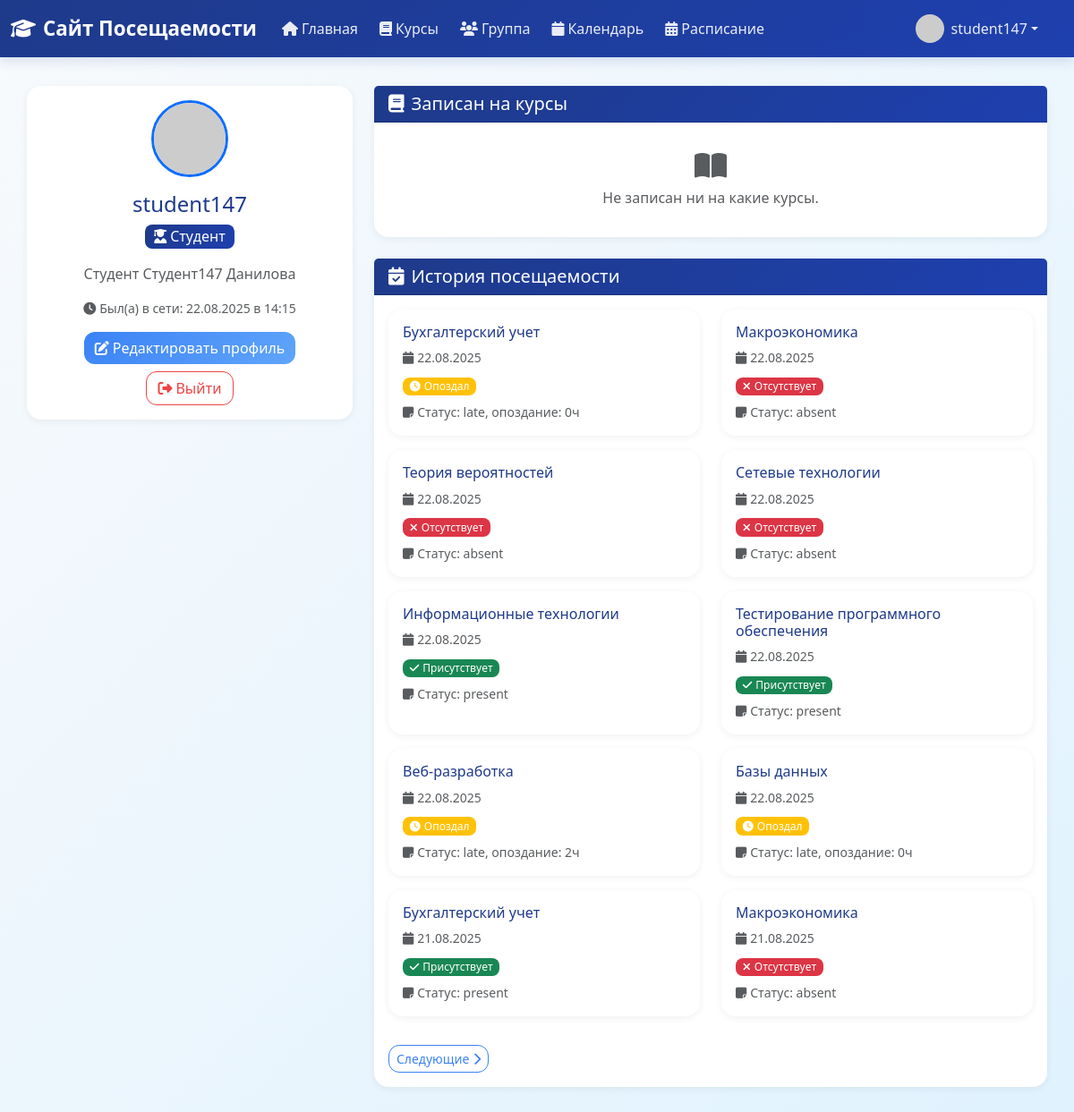
/user/student147 (signed in), run on the app's committed database.
### app/models.py (models this page shows, shortened)
class User(UserMixin, db.Model):
    id: so.Mapped[int] = so.mapped_column(primary_key=True)
    username: so.Mapped[str] = so.mapped_column(sa.String(64), index=True, unique=True)
    email: so.Mapped[str] = so.mapped_column(sa.String(120), index=True, unique=True)
    password_hash: so.Mapped[Optional[str]] = so.mapped_column(sa.String(256))
    role: so.Mapped[str] = so.mapped_column(sa.String(20), default='student')
    about_me: so.Mapped[Optional[str]] = so.mapped_column(sa.String(140))
    last_seen: so.Mapped[Optional[datetime]] = so.mapped_column(default=lambda: datetime.now(timezone.utc))
    sent_messages: so.Mapped[List['Message']] = so.relationship(
        'Message',
        foreign_keys='Message.sender_id',
        back_populates='sender'
    )
    received_messages: so.Mapped[List['Message']] = so.relationship(
        'Message',
        foreign_keys='Message.recipient_id',
        back_populates='recipient'
    )
    teaching_courses: so.Mapped[List['Course']] = so.relationship(
        secondary=teacher_course_association,
        back_populates='teachers',
        collection_class=list
    )
    enrolled_courses: so.Mapped[List['Course']] = so.relationship(
        secondary=student_course_association,
        back_populates='students',
        collection_class=list,
        lazy='joined'
    )
    favorite_courses: so.Mapped[List['Course']] = so.relationship(
        secondary=user_favorites_association,
        back_populates='favorited_by',
        collection_class=list
    )
    group: so.Mapped[Optional['Group']] = so.relationship(
        secondary=student_group_association,
        back_populates='students',
        uselist=False
    )
    attendance_records: so.WriteOnlyMapped['AttendanceRecord'] = so.relationship(
        back_populates='student',
        cascade="all, delete-orphan"
    )
    news_posts: so.Mapped[List['News']] = so.relationship(
        back_populates='author',
        cascade="all, delete-orphan"
    )
    def avatar(self, size: int) -> str:
        digest = md5(self.email.lower().encode('utf-8')).hexdigest()
        return f'https://www.gravatar.com/avatar/{digest}?d=identicon&s={size}'

class Course(db.Model):
    id: so.Mapped[int] = so.mapped_column(primary_key=True)
    name: so.Mapped[str] = so.mapped_column(sa.String(100), unique=True, index=True)
    description: so.Mapped[Optional[str]] = so.mapped_column(sa.String(256))
    teachers: so.Mapped[List['User']] = so.relationship(
        secondary=teacher_course_association,
        back_populates='teaching_courses',
        collection_class=list
    )
    students: so.Mapped[List['User']] = so.relationship(
        secondary=student_course_association,
        back_populates='enrolled_courses',
        collection_class=list,
        lazy='joined'
    )
    favorited_by: so.Mapped[List['User']] = so.relationship(
        secondary=user_favorites_association,
        back_populates='favorite_courses',
        collection_class=list
    )
    attendance_records: so.WriteOnlyMapped['AttendanceRecord'] = so.relationship(
        back_populates='course',
        cascade="all, delete-orphan"
    )

class AttendanceRecord(db.Model):
    id: so.Mapped[int] = so.mapped_column(primary_key=True)
    student_id: so.Mapped[int] = so.mapped_column(sa.ForeignKey('user.id'), index=True)
    student: so.Mapped['User'] = so.relationship(back_populates='attendance_records')
    course_id: so.Mapped[int] = so.mapped_column(sa.ForeignKey('course.id'), index=True)
    course: so.Mapped['Course'] = so.relationship(back_populates='attendance_records')
    date: so.Mapped[datetime] = so.mapped_column(index=True, default=lambda: datetime.now(timezone.utc))
    status: so.Mapped[str] = so.mapped_column(sa.String(20), default='present')
    notes: so.Mapped[Optional[str]] = so.mapped_column(sa.String(256))

### app/routes.py (the view, shortened to what this page needs)
@app.route('/user/<username>')
@login_required
def user(username):
    user = db.first_or_404(sa.select(User).where(User.username == username))
    page = request.args.get('page', 1, type=int)
    if user.role == 'student':
        attendance_query = sa.select(AttendanceRecord).where(
            AttendanceRecord.student_id == user.id
        ).order_by(AttendanceRecord.date.desc())
        attendance_pagination = db.paginate(
            attendance_query,
            page=page,
            per_page=current_app.config['ITEMS_PER_PAGE'],
            error_out=False
        )
        attendance_records = attendance_pagination.items
        next_url = url_for('user', username=username, page=attendance_pagination.next_num) \
            if attendance_pagination.has_next else None
        prev_url = url_for('user', username=username, page=attendance_pagination.prev_num) \
            if attendance_pagination.has_prev else None
        return render_template('user.html',
                             user=user,
                             attendance_records=attendance_records,
                             next_url=next_url,
                             prev_url=prev_url)

### app/templates/user.html (shortened to what this page needs)
{% extends "base.html" %}
{% block content %}
    <div class="profile-page">
    <div class="row">
        <div class="col-md-4">
            <div class="card border-0 shadow-sm text-center">
                <div class="card-body">
                    <div class="mb-3">
                        <img src="{{ user.avatar(128) }}" alt="Аватар" class="rounded-circle border border-3 border-primary">
                    </div>
                    <h2 class="h4 text-primary">{{ user.username }}</h2>
                    <span class="badge bg-primary fs-6 mb-2">
                        {% if user.role == 'student' %}
                            <i class="fas fa-user-graduate me-1"></i>Студент
                        {% else %}
                            <i class="fas fa-chalkboard-teacher me-1"></i>Преподаватель
                        {% endif %}
                    </span>
                    {% if user.about_me %}
                        <p class="text-muted mt-2">{{ user.about_me }}</p>
                    {% endif %}
                    {% if user.last_seen %}
                        <p class="text-muted small">
                            <i class="fas fa-clock me-1"></i>Был(а) в сети: {{ user.last_seen.strftime('%d.%m.%Y в %H:%M') }}
                        </p>
                    {% endif %}
                    {% if user == current_user %}
                        <a href="{{ url_for('edit_profile') }}" class="btn btn-primary mb-2">
                            <i class="fas fa-edit me-1"></i>Редактировать профиль
                        </a>
                        <div>
                            <a class="btn btn-outline-danger" href="{{ url_for('logout') }}">
                                <i class="fas fa-sign-out-alt me-1"></i>Выйти
                            </a>
                        </div>
                    {% endif %}
                </div>
            </div>
        </div>
        <div class="col-md-8">
            {% if user.role == 'student' %}
                <div class="card border-0 shadow-sm mb-4">
                    <div class="card-header bg-primary text-white">
                        <h3 class="h5 mb-0">
                            <i class="fas fa-book me-2"></i>Записан на курсы
                        </h3>
                    </div>
                    <div class="card-body">
                        {% if enrolled_courses %}
                            <div class="row">
                                {% for course in enrolled_courses %}
                                    <div class="col-md-6 mb-3">
                                        <div class="card course-card border-0 shadow-sm h-100">
                                            <div class="card-body text-center">
                                                <i class="fas fa-graduation-cap fa-2x text-primary mb-2"></i>
                                                <h5 class="card-title text-primary">{{ course.name }}</h5>
                                                {% if course.description %}
                                                    <p class="card-text text-muted small">{{ course.description }}</p>
                                                {% endif %}
                                            </div>
                                        </div>
                                    </div>
                                {% endfor %}
                            </div>
                        {% else %}
                            <div class="text-center py-3">
                                <i class="fas fa-book-open fa-2x text-muted mb-2"></i>
                                <p class="text-muted mb-0">Не записан ни на какие курсы.</p>
                            </div>
                        {% endif %}
                    </div>
                </div>
                <div class="card border-0 shadow-sm">
                    <div class="card-header bg-primary text-white">
                        <h3 class="h5 mb-0">
                            <i class="fas fa-calendar-check me-2"></i>История посещаемости
                        </h3>
                    </div>
                    <div class="card-body">
                        {% if attendance_records %}
                            <div class="row">
                                {% for record in attendance_records %}
                                    <div class="col-md-6 mb-3">
                                        <div class="card border-0 shadow-sm h-100">
                                            <div class="card-body">
                                                <h6 class="card-title text-primary">{{ record.course.name }}</h6>
                                                <p class="text-muted small mb-2">
                                                    <i class="fas fa-calendar me-1"></i>{{ record.date.strftime('%d.%m.%Y') }}
                                                </p>
                                                <div class="mb-2">
                                                    {% if record.status == 'present' %}
                                                        <span class="badge bg-success">
                                                            <i class="fas fa-check me-1"></i>Присутствует
                                                        </span>
                                                    {% elif record.status == 'absent' %}
                                                        <span class="badge bg-danger">
                                                            <i class="fas fa-times me-1"></i>Отсутствует
                                                        </span>
                                                    {% elif record.status == 'late' %}
                                                        <span class="badge bg-warning">
                                                            <i class="fas fa-clock me-1"></i>Опоздал
                                                        </span>
                                                    {% else %}
                                                        <span class="badge bg-secondary">{{ record.status }}</span>
                                                    {% endif %}
                                                </div>
                                                {% if record.notes %}
                                                    <p class="card-text small text-muted">
                                                        <i class="fas fa-sticky-note me-1"></i>{{ record.notes }}
                                                    </p>
                                                {% endif %}
                                            </div>
                                        </div>
                                    </div>
                                {% endfor %}
                            </div>
                        {% else %}
                            <div class="text-center py-3">
                                <i class="fas fa-calendar-times fa-2x text-muted mb-2"></i>
                                <p class="text-muted mb-0">Нет записей о посещаемости.</p>
                            </div>
                        {% endif %}
                        {% if prev_url or next_url %}
                            <div class="d-flex justify-content-between align-items-center mt-3">
                                {% if next_url %}
                                    <a href="{{ prev_url }}" class="btn btn-outline-primary btn-sm">
                                        Следующие<i class="fas fa-chevron-right ms-1"></i>
                                    </a>
                                {% endif %}
                            </div>
                        {% endif %}
                    </div>
                </div>
            {% endif %}
        </div>
    </div>
    </div>
{% endblock %}

### app/templates/base.html (shortened to what this page needs)
<!doctype html>
<html lang="ru">
  <head>
    <link href="https://cdn.jsdelivr.net/npm/bootstrap@5.3.0/dist/css/bootstrap.min.css" rel="stylesheet">
    <link href="https://cdnjs.cloudflare.com/ajax/libs/font-awesome/6.4.0/css/all.min.css" rel="stylesheet">
  </head>
  <body>
    {% if current_user.is_authenticated %}
    <nav class="navbar navbar-expand-lg navbar-dark mb-4">
      <div class="container-fluid">
        <a class="navbar-brand" href="{{ url_for('index') }}">
            <i class="fas fa-graduation-cap me-2"></i>Сайт Посещаемости
        </a>
        <div class="collapse navbar-collapse" id="navbarNav">
          <ul class="navbar-nav me-auto mb-2 mb-lg-0">
            <li class="nav-item">
              <a class="nav-link" href="{{ url_for('index') }}">
                  <i class="fas fa-home me-1"></i>Главная
              </a>
            </li>
            <li class="nav-item">
                <a class="nav-link" href="{{ url_for('courses') }}">
                    <i class="fas fa-book me-1"></i>Курсы
                </a>
              </li>
              <li class="nav-item">
                <a class="nav-link" href="{{ url_for('group') }}">
                    <i class="fas fa-users me-1"></i>Группа
                </a>
              </li>
              <li class="nav-item">
                <a class="nav-link" href="{{ url_for('calendar') }}">
                    <i class="fas fa-calendar me-1"></i>Календарь
                </a>
              </li>
              <li class="nav-item">
                <a class="nav-link" href="{{ url_for('schedule') }}">
                    <i class="fas fa-calendar-alt me-1"></i>Расписание
                </a>
              </li>
          </ul>
          <ul class="navbar-nav ms-auto">
            <li class="nav-item dropdown">
              <a class="nav-link dropdown-toggle d-flex align-items-center" href="#"
                 id="profileDropdown" role="button" data-bs-toggle="dropdown" aria-expanded="false">
                <img src="{{ current_user.avatar(32) }}" alt="Аватар"
                     class="rounded-circle me-2" style="width: 32px; height: 32px;">
                <span>{{ current_user.username }}</span>
              </a>
            </li>
          </ul>
        </div>
      </div>
    </nav>
    {% endif %}
    <div class="container">
        {% block content %}{% endblock %}
    </div>
  </body>
</html>

### data on the page
User: username "student147", about_me "Студент Студент147 Данилова", last_seen "22.08.2025 в 14:15", role "student" (drawn)
Course: course.name "Бухгалтерский учет" "Бухгалтерский учет"
Course: course.name "Макроэкономика" "Макроэкономика"
Course: course.name "Теория вероятностей"
Course: course.name "Сетевые технологии"
AttendanceRecord: course.name "Информационные технологии", date "22.08.2025", status "present" (drawn), notes "Статус: present"
AttendanceRecord: course.name "Тестирование программного обеспечения", date "22.08.2025", status "present" (drawn), notes "Статус: present"
AttendanceRecord: course.name "Веб-разработка", date "22.08.2025", status "late" (drawn), notes "Статус: late, опоздание: 2ч"
AttendanceRecord: course.name "Базы данных", date "22.08.2025", status "late" (drawn), notes "Статус: late, опоздание: 0ч"

### other printed values
{{ record.date.strftime('%d.%m.%Y') }} "22.08.2025" "22.08.2025" "22.08.2025" "22.08.2025" "21.08.2025" "21.08.2025"
{{ record.notes }} "Статус: late, опоздание: 0ч" "Статус: absent" "Статус: absent" "Статус: absent" "Статус: present" "Статус: absent"
